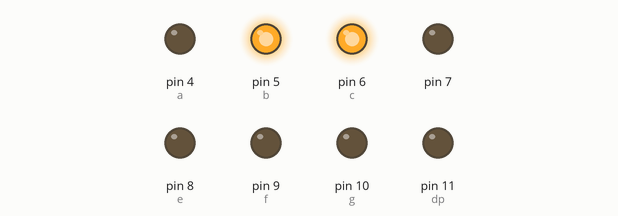
A sketch run on a simulated Arduino Uno, built with avr-gcc and run on an emulated ATmega328P. On the bench: output pins drawn as LEDs (lit = HIGH).

Above: at 0.5 s.
At 2.5 s:
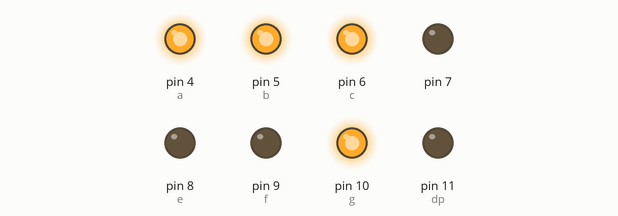
At 3.5 s:
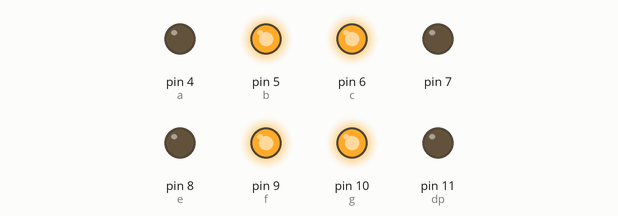
At 4.5 s:
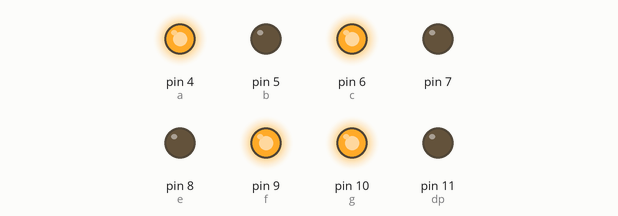
At 6.5 s:
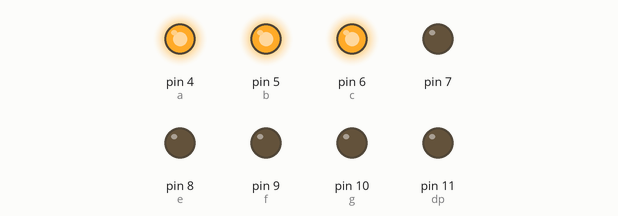
At 9.5 s:
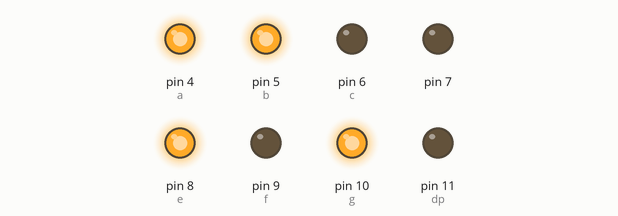
Timing chart, 0 to 10.4 s (numbered marks = the images above):
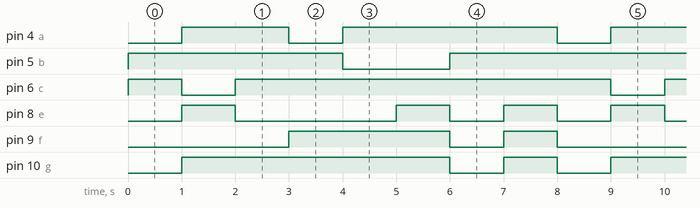

Measured:
- by itself, pin 4 (a): repeats every 8.0 s: LOW 1.0 s, HIGH 4.0 s, LOW 1.0 s, HIGH 2.0 s
- by itself, pin 5 (b): repeats every 8.0 s: LOW 2.0 s, HIGH 6.0 s
- by itself, pin 6 (c): repeats every 8.0 s: LOW 1.0 s, HIGH 7.0 s
- by itself, pin 8 (e): repeats every 8.0 s: LOW 3.0 s, 2 × (HIGH 1.0 s, LOW 1.0 s), HIGH 1.0 s
- by itself, pin 9 (f): repeats every 8.0 s: LOW 1.0 s, HIGH 1.0 s, LOW 3.0 s, HIGH 3.0 s
- by itself, pin 10 (g): repeats every 8.0 s: LOW 1.0 s, HIGH 1.0 s, LOW 1.0 s, HIGH 5.0 s

The sketch:

project18.ino
```cpp
int a = 4;
int b = 5;
int c = 6;
int d = 13;
int e = 8;
int f = 9;
int g = 10;
int dp = 11;

void digital_1(void){
  digitalWrite(a, LOW);
  digitalWrite(b, HIGH);
  digitalWrite(c, HIGH);
  digitalWrite(d, LOW);
  digitalWrite(e, LOW);
  digitalWrite(f, LOW);
  digitalWrite(g, LOW);
  digitalWrite(dp, LOW);
}

void digital_2(void){
  digitalWrite(a, HIGH);
  digitalWrite(b, HIGH);
  digitalWrite(c, LOW);
  digitalWrite(d, HIGH);
  digitalWrite(e, HIGH);
  digitalWrite(f, LOW);
  digitalWrite(g, HIGH);
  digitalWrite(dp, LOW);
}
void digital_3(void){
  digitalWrite(a, HIGH);
  digitalWrite(b, HIGH);
  digitalWrite(c, HIGH);
  digitalWrite(d, HIGH);
  digitalWrite(e, LOW);
  digitalWrite(f, LOW);
  digitalWrite(g, HIGH);
  digitalWrite(dp, LOW);
}
void digital_4(void){
  digitalWrite(a, LOW);
  digitalWrite(b, HIGH);
  digitalWrite(c, HIGH);
  digitalWrite(d, LOW);
  digitalWrite(e, LOW);
  digitalWrite(f, HIGH);
  digitalWrite(g, HIGH);
  digitalWrite(dp, LOW);
}
void digital_5(void){
  digitalWrite(a, HIGH);
  digitalWrite(b, LOW);
  digitalWrite(c, HIGH);
  digitalWrite(d, HIGH);
  digitalWrite(e, LOW);
  digitalWrite(f, HIGH);
  digitalWrite(g, HIGH);
  digitalWrite(dp, LOW);
}
void digital_6(void){
  digitalWrite(a, HIGH);
  digitalWrite(b, LOW);
  digitalWrite(c, HIGH);
  digitalWrite(d, HIGH);
  digitalWrite(e, HIGH);
  digitalWrite(f, HIGH);
  digitalWrite(g, HIGH);
  digitalWrite(dp, LOW);
}
void digital_7(void){
  digitalWrite(a, HIGH);
  digitalWrite(b, HIGH);
  digitalWrite(c, HIGH);
  digitalWrite(d, LOW);
  digitalWrite(e, LOW);
  digitalWrite(f, LOW);
  digitalWrite(g, LOW);
  digitalWrite(dp, LOW);
}
void digital_8(void){
  digitalWrite(a, HIGH);
  digitalWrite(b, HIGH);
  digitalWrite(c, HIGH);
  digitalWrite(d, HIGH);
  digitalWrite(e, HIGH);
  digitalWrite(f, HIGH);
  digitalWrite(g, HIGH);
  digitalWrite(dp, LOW);
}

void setup(){
  int i;
    for (i = 4; i <= 11; i++){
      pinMode(i, OUTPUT);
    }
}

void loop(){
  while(1){
    digital_1();
    delay(1000);
    digital_2();
    delay(1000);
    digital_3();
    delay(1000);
    digital_4();
    delay(1000);
    digital_5();
    delay(1000);
    digital_6();
    delay(1000);
    digital_7();
    delay(1000);
    digital_8();
    delay(1000);
  }
}
```
